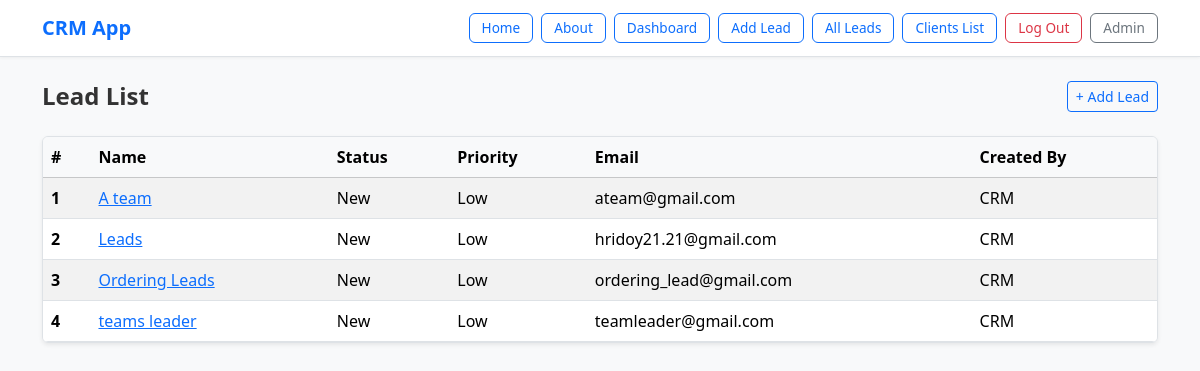
Screenshot of /dashboard/leads/ (signed in) with the database file from the repository.
### lead/models.py (models this page shows, shortened)
class Lead(models.Model):
    LOW= 'low'
    MEDIUM='medium'
    HIGH='high'
    CHOICES_PRIORITY=(
        (LOW,"Low"),
        (MEDIUM, 'Medium'),
        (HIGH, 'High'),
    )
    NEW='new'
    CONTACTED='contacted'
    WON='won'
    LOST='lost'
    CHOICES_STATUS=(
        (NEW, 'New'),
        (CONTACTED,"Contacted"),
        (WON, 'Won'),
        (LOST, 'Lost'),
    )
    name=models.CharField(max_length=50)
    team=models.ForeignKey(Team, related_name='leads', on_delete=models.CASCADE)
    email=models.EmailField()
    description=models.TextField(blank=True, null=True)
    priority=models.CharField(max_length=12, choices=CHOICES_PRIORITY, default=LOW)
    status=models.CharField(max_length=12, choices=CHOICES_STATUS, default=NEW)
    converted_to_client=models.BooleanField(default=False)
    created_by=models.ForeignKey(User, related_name='leads', on_delete=models.CASCADE)
    created_at=models.DateTimeField(auto_now_add=True)
    modified_at=models.DateTimeField(auto_now=True)
    class Meta:
        ordering = ('name',)  # ✅ tuple

### lead/views.py (the view)
# urls.py: path('', views.leads_list, name="leads_list"),
@login_required
def leads_list(request):
    leads=Lead.objects.filter(created_by=request.user,converted_to_client=False)
    return render( request, 'lead/leads_list.html',{
        'leads':leads
    })

### lead/templates/lead/leads_list.html (shortened to what this page needs)
{% extends 'crm/base.html' %}
{% block content %}
<div class="d-flex justify-content-between align-items-center mb-4">
    <h1 class="h4 fw-semibold mb-0">Lead List</h1>
    <a class="btn btn-outline-primary btn-sm" href="{% url 'addlead' %}">+ Add Lead</a>
</div>
{% if leads %}
    <div class="table-responsive shadow-sm rounded border">
        <table class="table table-hover table-striped mb-0">
            <thead class="table-light">
                <tr>
                    <th scope="col">#</th>
                    <th scope="col">Name</th>
                    <th scope="col">Status</th>
                    <th scope="col">Priority</th>
                    <th scope="col">Email</th>
                    <th scope="col">Created By</th>
                </tr>
            </thead>
            <tbody>
                {% for lead in leads %}
                    <tr>
                        <th scope="row">{{ forloop.counter }}</th>
                        <td><a href="{% url 'lead_details' lead.id %}">{{ lead.name }}</a></td>
                        <td>{{ lead.get_status_display }}</td>
                        <td class="{% if lead.get_priority_display == 'Medium' %}bg-primary text-white{% endif %}">
                            {{ lead.get_priority_display }}
                        </td>
                        <td>{{ lead.email }}</td>
                        <td>{{ lead.created_by }}</td>
                    </tr>
                {% endfor %}
            </tbody>
        </table>
    </div>
{% else %}
    <div class="alert alert-light border text-center" role="alert">
        No leads found.
    </div>
{% endif %}
{% endblock %}

### crm/templates/crm/base.html (style rules this page uses)
body { font-family: "Segoe UI", Roboto, sans-serif; background-color: #f8f9fa; }
.container h1, .container h3 { color: #333; }

### rows the page displays
Lead: name "A team", status "New", priority "Low", email "ateam@gmail.com", created_by "CRM"
Lead: name "Leads", status "New", priority "Low", email "hridoy21.21@gmail.com", created_by "CRM"
Lead: name "Ordering Leads", status "New", priority "Low", email "ordering_lead@gmail.com", created_by "CRM"
Lead: name "teams leader", status "New", priority "Low", email "teamleader@gmail.com", created_by "CRM"
